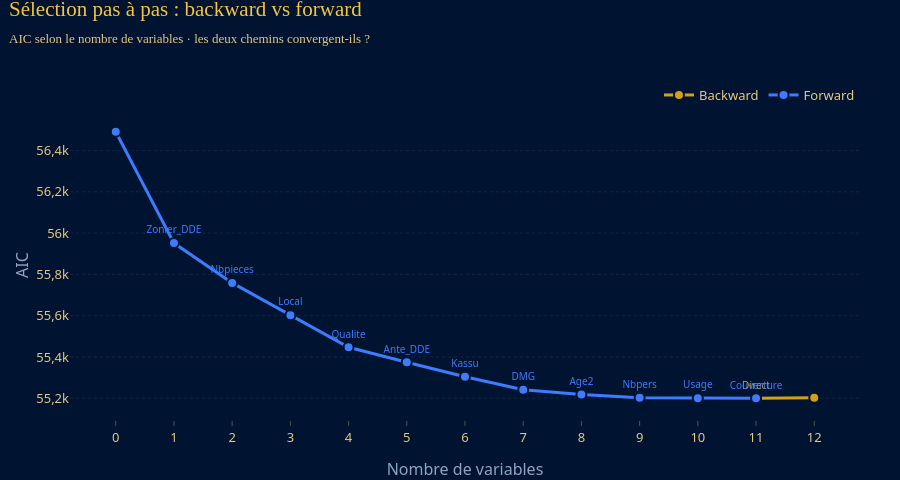

Notebook cell for this chart:
### Markdown cell above
<h3 style="color:#F5C542; font-family:'Playfair Display',Georgia,serif; border-bottom:2px solid #D4A017; padding-bottom:6px;">3. Backward vs forward</h3>

### Code cell
display(hist_b); display(hist_f)
GR.trajectoire_selection(hist_b, hist_f).show()

### Figure 1 — Plotly figure (JSON) as saved in the notebook; plotly's stock layout.template omitted (floating-point values rounded to 4 significant figures)
{"data": [{"hovertemplate": "Backward<br>%{x} variables<br>AIC : %{y:,.1f}<br>%{text}<extra></extra>", "line": {"color": "#D4A017", "width": 3}, "marker": {"line": {"color": "#001431", "width": 2}, "size": 10}, "mode": "lines+markers+text", "name": "Backward", "text": ["", "Direct"], "textfont": {"color": "#D4A017", "size": 10}, "textposition": "top center", "type": "scatter", "x": [12, 11], "y": [55200.0, 55200.0]}, {"hovertemplate": "Forward<br>%{x} variables<br>AIC : %{y:,.1f}<br>%{text}<extra></extra>", "line": {"color": "#3D7BFF", "width": 3}, "marker": {"line": {"color": "#001431", "width": 2}, "size": 10}, "mode": "lines+markers+text", "name": "Forward", "text": ["", "Zonier_DDE", "Nbpieces", "Local", "Qualite", "Ante_DDE", "Kassu", "DMG", "Age2", "Nbpers", "Usage", "Couverture"], "textfont": {"color": "#3D7BFF", "size": 10}, "textposition": "top center", "type": "scatter", "x": [0, 1, 2, 3, 4, 5, 6, 7, 8, 9, 10, 11], "y": [56490.0, 55950.0, 55760.0, 55600.0, 55450.0, 55370.0, 55300.0, 55240.0, 55220.0, 55200.0, 55200.0, 55200.0]}], "layout": {"height": 480, "title": {"text": "Sélection pas à pas : backward vs forward<br><span style='font-size:13px;color:#E7C980;font-family:Montserrat, 'Segoe UI', Helvetica, Arial, sans-serif'>AIC selon le nombre de variables · les deux chemins convergent-ils ?</span>"}, "xaxis": {"dtick": 1, "title": {"text": "Nombre de variables"}}, "yaxis": {"title": {"text": "AIC"}}}}
